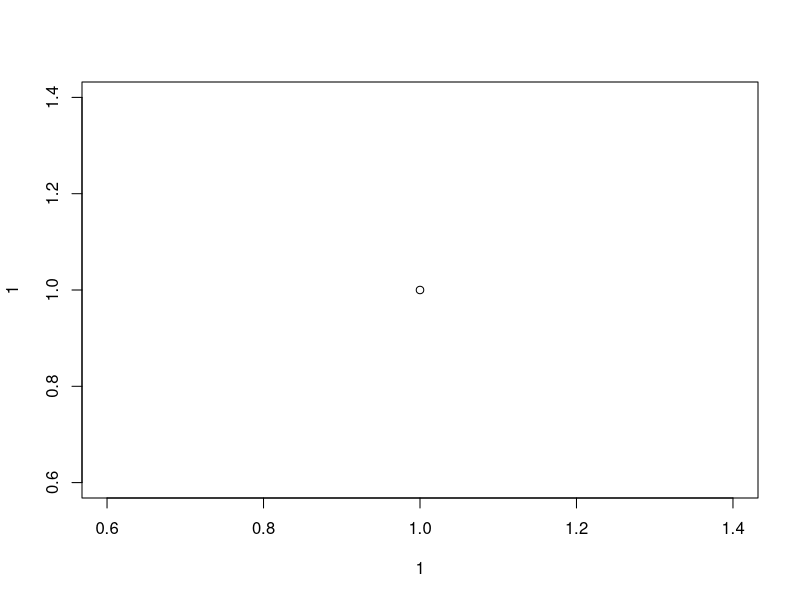
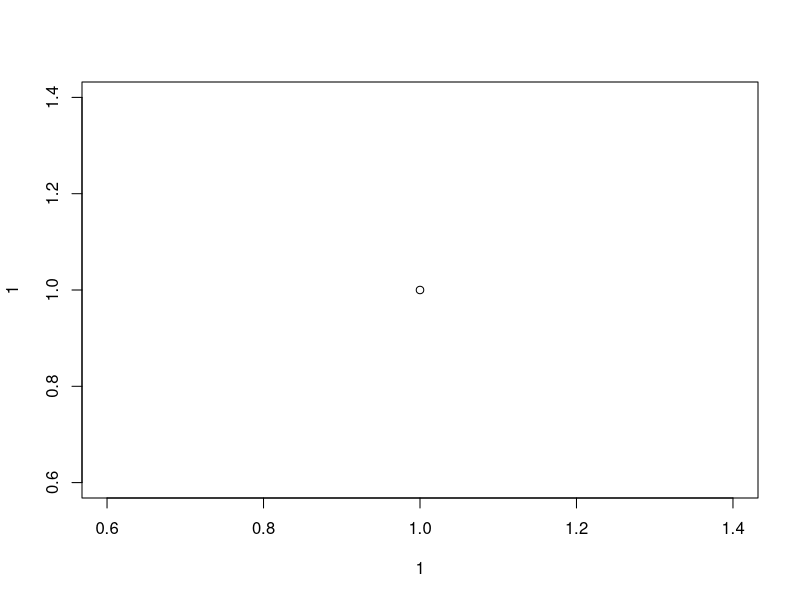

R code for these plots, in order:
## ---- chunk 1
knitr::opts_chunk$set(collapse = TRUE)
## ---- chunk 2
plot(1,1)  # not really cool
## ---- chunk 3
plot(1,1)  # not really cool
